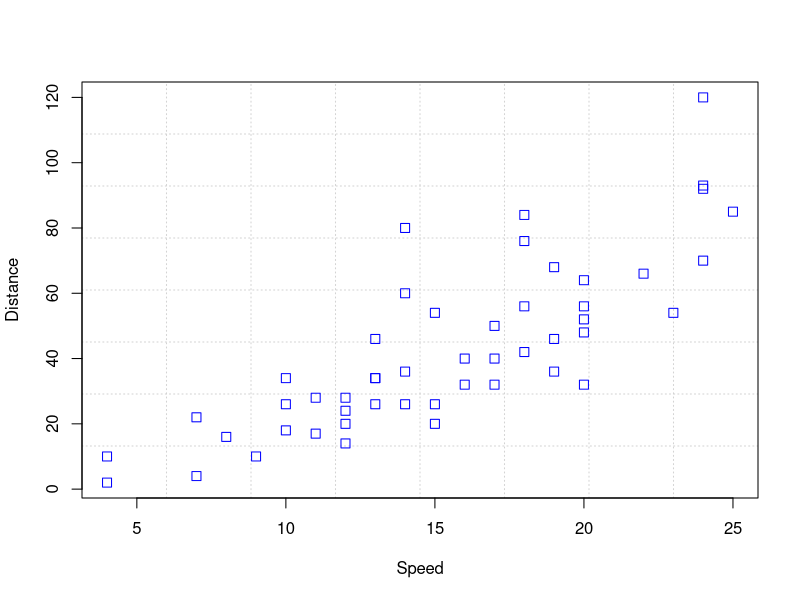
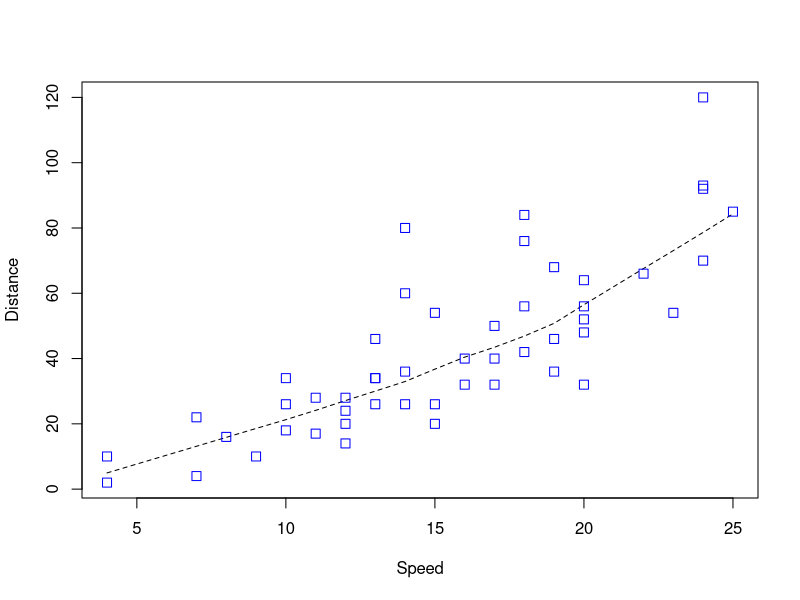
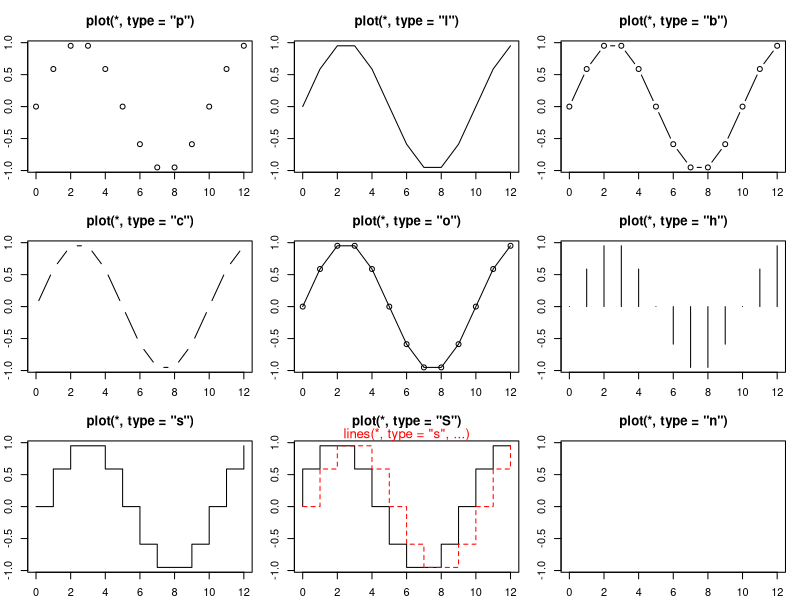
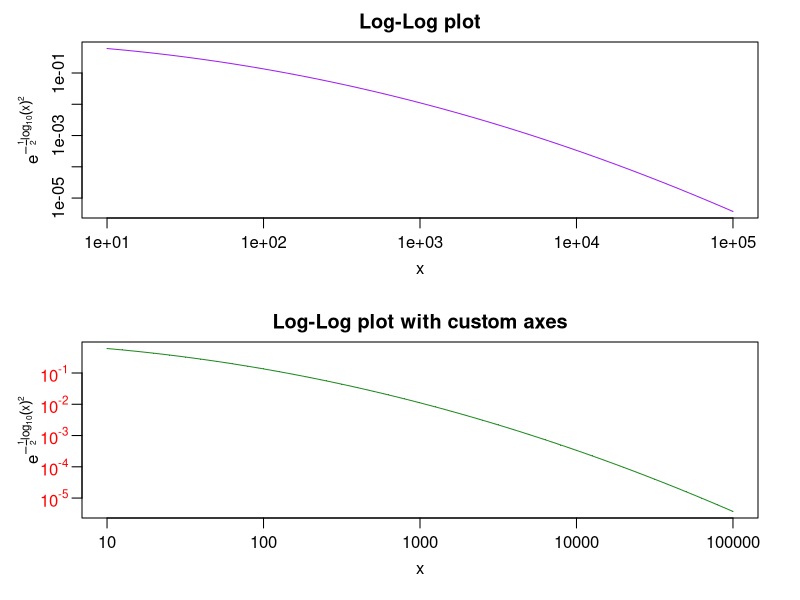
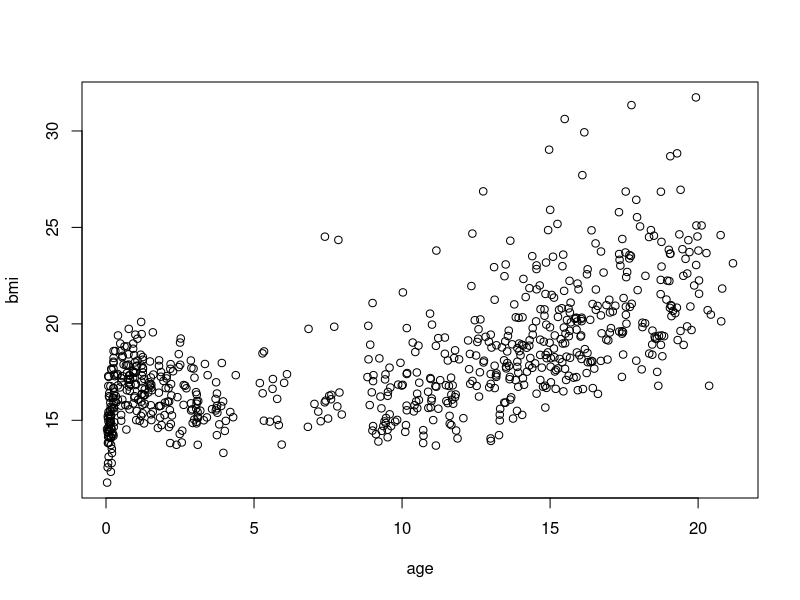
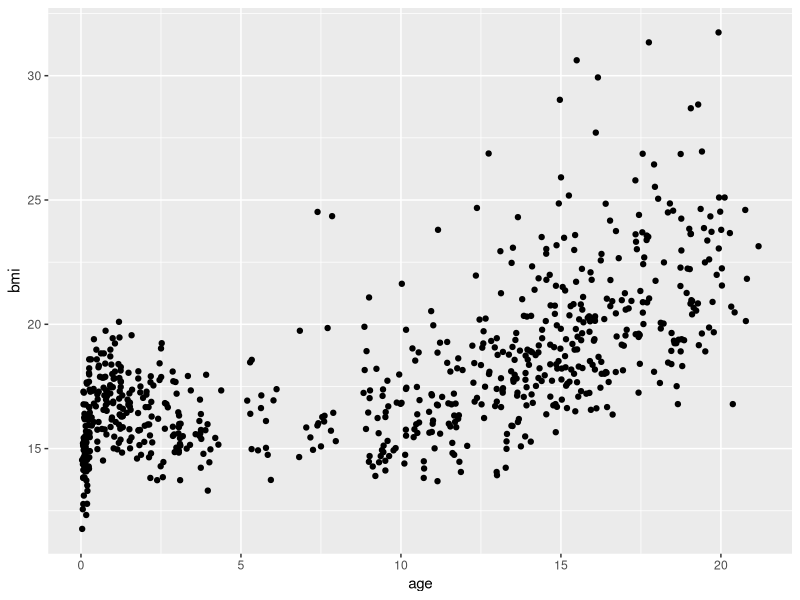
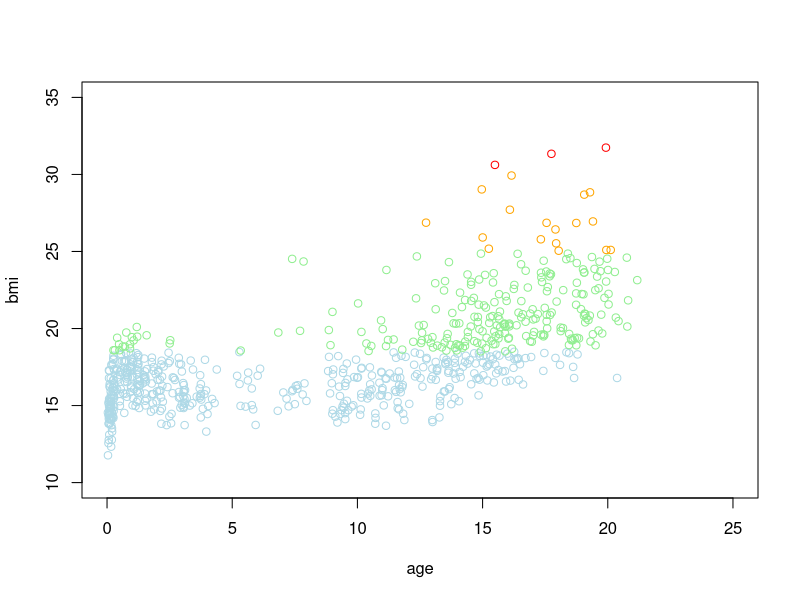
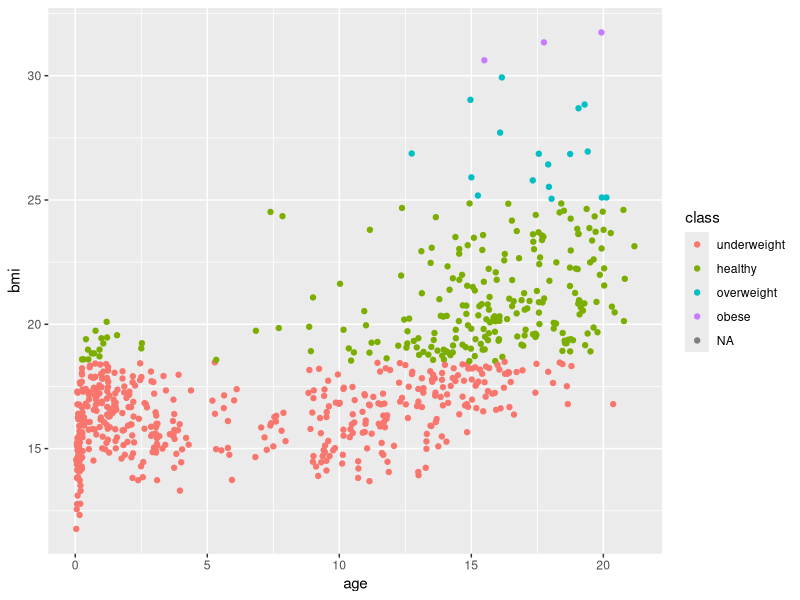

Source code (R) for these figures, in order:
## ---- chunk 1
printAnswers <- TRUE

## ---- chunk 2
library(dplyr)
library(magrittr)
library(mice)
library(ggplot2)
## ---- chunk 3
set.seed(123)
## ---- chunk 4
?plot
example(plot)
## ---- chunk 5
mice::boys %$% plot(bmi ~ age)
## ---- chunk 6
p <- ggplot(mice::boys, aes(age, bmi))
p + geom_point()
## ---- chunk 7
boys2 <- 
  boys %>%
  mutate(class = cut(bmi, c(0, 18.5, 25, 30, Inf),
                    labels = c("underweight",
                               "healthy",
                               "overweight",
                               "obese")))
## ---- chunk 8
boys3 <- boys
boys3$class <- cut(boys$bmi, c(0, 18.5, 25, 30, Inf), 
                   labels = c("underweight",
                              "healthy",
                              "overweight",
                              "obese"))
## ---- chunk 9
plot(bmi ~ age, subset = class == "underweight", col = "light blue", data = boys2, 
     ylim = c(10, 35), xlim = c(0, 25))
points(bmi ~ age, subset = class == "healthy", col = "light green", data = boys2)
points(bmi ~ age, subset = class == "overweight", col = "orange", data = boys2)
points(bmi ~ age, subset = class == "obese", col = "red", data = boys2)
## ---- chunk 10
boys2 %>%
  ggplot() +
  geom_point(aes(age, bmi, col = class))
## ---- chunk 11
boys2 %>%
  ggplot() +
  geom_point(aes(age, bmi, col = class)) +
  scale_color_manual(values = c("light blue", "light green", "orange", "red"))
## ---- chunk 12
boys2 %>% 
  filter(!is.na(class)) %>%
  ggplot() +
  geom_point(aes(age, bmi, col = class)) +
  scale_color_manual(values = c("light blue", "light green", "orange", "red"))
## ---- chunk 13
boys %$%
  hist(age, breaks = 50)
## ---- chunk 14
boys %$%
  hist(age)
## ---- chunk 15
hist(boys$age, breaks = 50)
## ---- chunk 16
boys %>%
  ggplot() + 
  geom_histogram(aes(age), binwidth = .4)
## ---- chunk 17
boys %$%
  table(reg) %>%
  barplot()
## ---- chunk 18
boys %>%
  ggplot() + 
  geom_bar(aes(reg))
## ---- chunk 19
boys %$%
  boxplot(hgt ~ reg)
## ---- chunk 20
boys %>%
  ggplot(aes(reg, hgt)) +
  geom_boxplot()
## ---- chunk 21
d1 <- boys %>%
  subset(reg == "city") %$%
  density(age)
d2 <- boys %>%
  subset(reg != "city") %$% 
  density(age)

plot(d1, col = "red", ylim = c(0, .08)) 
lines(d2, col = "blue") 

## ---- chunk 22
plot(density(boys$age[!is.na(boys$reg) & boys$reg == "city"]), 
     col = "red", 
     ylim = c(0, .08))
lines(density(boys$age[!is.na(boys$reg) & boys$reg != "city"]), 
      col = "blue")
## ---- chunk 23
boys %>%
  mutate(area = ifelse(reg == "city", "city", "rural")) %>%
  filter(!is.na(area)) %>%
  ggplot(aes(age, fill = area)) +
  geom_density(alpha = .3) # some transparency
## ---- chunk 24
boys %>%
  mutate(Hgt = hgt - mean(hgt, na.rm = TRUE),
         Age = cut(age, 0:22, labels = 0:21)) %>%
  group_by(Age) %>%
  summarize(Hgt = mean(Hgt, na.rm = TRUE)) %>% 
  mutate(Diff = cut(Hgt, c(-Inf, 0, Inf),
                    labels = c("Below Average", "Above Average"))) %>%
  ggplot(aes(x = Age, y = Hgt, fill = Diff)) + 
  geom_bar(stat = "identity") +
  coord_flip()
## ---- chunk 25
boys %>%
  group_by(reg) %>% 
  summarize(mean_hgt = mean(hgt, na.rm = TRUE), 
            sd_hgt   = sd(hgt, na.rm = TRUE))
## ---- chunk 26
boys %>%
  mutate(Hgt = hgt - mean(hgt, na.rm = TRUE),
         Age = cut(age, 0:22, labels = 0:21)) %>%
  group_by(Age) %>%
  summarize(Hgt = mean(Hgt, na.rm = TRUE)) %>% 
  mutate(Diff = cut(Hgt, c(-Inf, 0, Inf),
                    labels = c("Below Average", "Above Average"))) %>%
  ggplot(aes(x = Age, y = Hgt, fill = Diff)) + 
  geom_bar(stat = "identity") +
  coord_flip() + 
  theme_classic() +
  theme(panel.grid.major = element_line(colour = "darkgreen"), 
        legend.position = "bottom",
        legend.box.background = element_rect(),
        legend.title = element_text(face = "bold")) 
